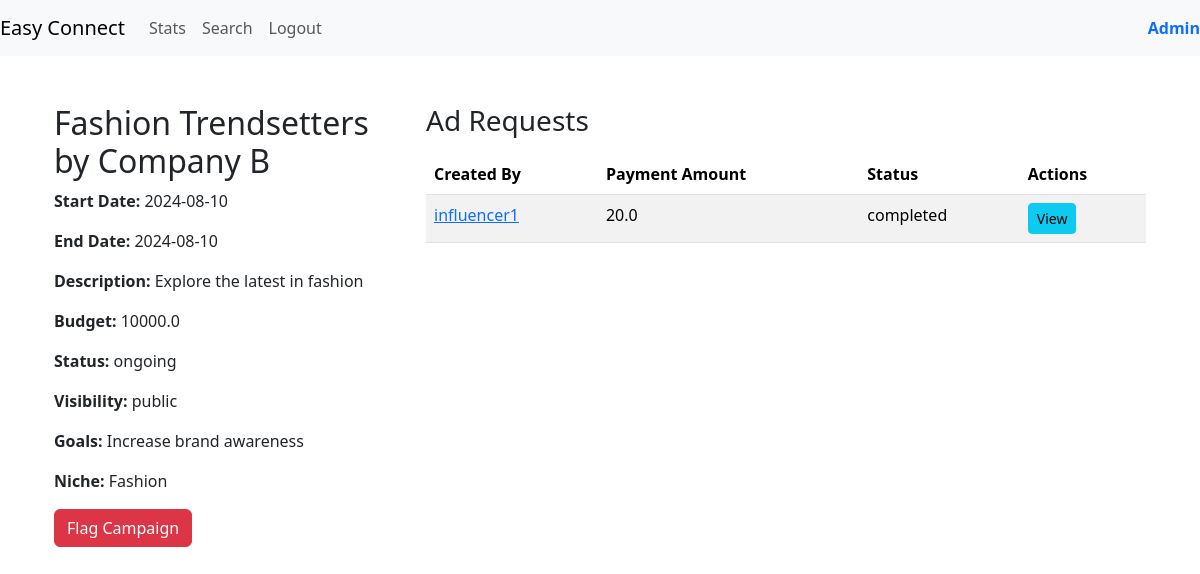
The page /campaign_details/7 (signed in) on the database as committed earlier.
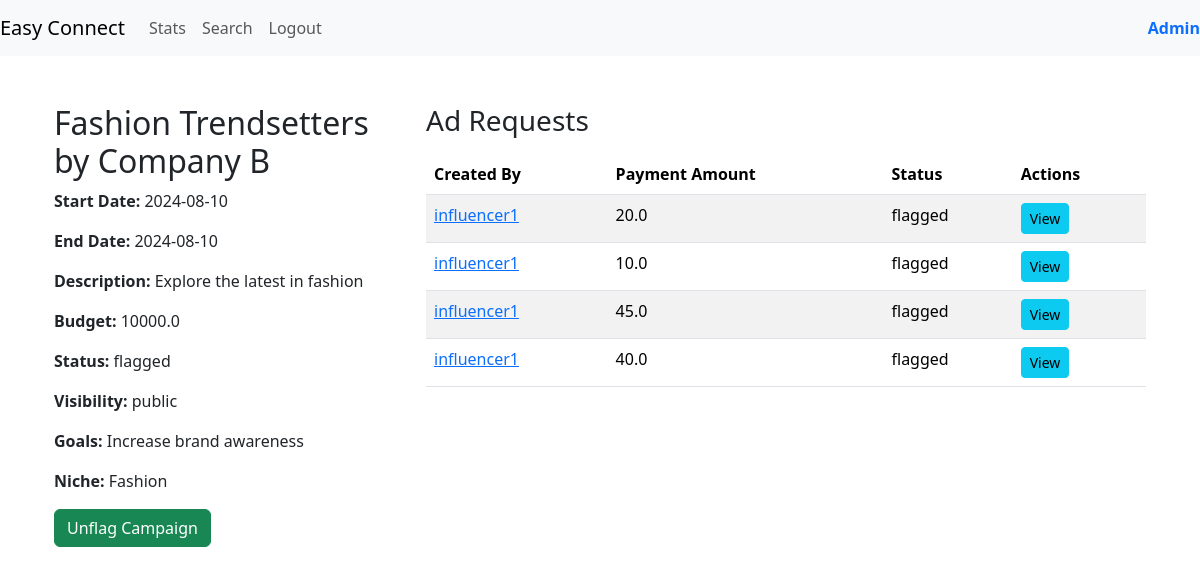
The same page on the database as committed later.
### models.py (models this page shows)
class Campaign(db.Model):
    __tablename__ = 'campaign'
    campaign_id = db.Column(db.Integer, primary_key=True, autoincrement=True)
    sponsor_id = db.Column(db.Integer, db.ForeignKey('sponsors.sponsor_id'), nullable=False)
    name = db.Column(db.String(32),unique=True, nullable=False)
    description = db.Column(db.String(128))
    start_date = db.Column(db.Date)
    end_date = db.Column(db.Date)
    budget = db.Column(db.Float(10, 2), nullable=False)
    visibility = db.Column(Enum('private', 'public', name='visibility_types'), default='public', nullable=False)
    goals = db.Column(db.String(128))
    niche = db.Column(db.String(32),nullable=False)
    campaign_status = db.Column(Enum('ongoing', 'flagged', 'deleted', 'completed' ,name='campaign_status_types'), default='ongoing', nullable=False)
    sponsor = db.relationship('Sponsor', backref=db.backref('campaigns', lazy=True))

class AdRequest(db.Model):
    __tablename__ = 'ad_request'
    ad_request_id = db.Column(db.Integer, primary_key=True, autoincrement=True)
    campaign_id = db.Column(db.Integer, db.ForeignKey('campaign.campaign_id'), nullable=False)
    created_by = db.Column(db.Integer, db.ForeignKey('user.id'), nullable=False)
    created_for = db.Column(db.Integer, db.ForeignKey('user.id'), nullable=False)
    messages = db.Column(db.String(64))
    requirements = db.Column(db.String(128))
    payment_amount = db.Column(db.Float(10, 2), nullable = False)
    status = db.Column(Enum('ongoing', 'pending', 'flagged', 'deleted', 'completed', 'rejected' ,name='ad_request_status_types'), default='pending', nullable=False)
    campaign = db.relationship('Campaign', backref=db.backref('ad_requests', lazy=True))
    creator = db.relationship('User', foreign_keys=[created_by], backref=db.backref('created_ad_requests', lazy=True))
    recipient = db.relationship('User', foreign_keys=[created_for], backref=db.backref('received_ad_requests', lazy=True))

class User(db.Model):
    __tablename__ = 'user'
    id = db.Column(db.Integer, primary_key=True, autoincrement=True)
    role_id = db.Column(db.Integer, db.ForeignKey('user_role.role_id'), nullable=False)
    username = db.Column(db.String(32), nullable=False, unique=True)
    email_id = db.Column(db.String(64),  nullable=False)
    password = db.Column(db.String(64), nullable=False)
    is_flagged = db.Column(db.Boolean ,default=False)
    role = db.relationship('UserRole', backref=db.backref('users', lazy=True))

### routes.py (the view)
@app.route('/campaign_details/<int:campaign_id>')
@auth_rep
def campaign_details(campaign_id):
    campaign = Campaign.query.get(campaign_id)
    requests = AdRequest.query.filter_by(campaign_id=campaign_id)
    return render_template('campaign_details.html', campaign=campaign,requests=requests)

### routes.py (called while the page is built)
def auth_rep(func):
    @wraps(func)
    def inner(*args,**kwargs):
        if 'user_id' in session:
            user = User.query.get(session['user_id'])
            if user.is_flagged:
                flash('Your account is flagged and cannot perform this action.', 'error')
                return redirect(url_for('login'))
            return func(*args,**kwargs)
        else:
            flash('You are not logged in,Please login to proceed','error')
            return redirect(url_for('login'))
    return inner

### templates/campaign_details.html (shortened to what this page needs)
{% extends 'layout.html' %}
{% block content %}
<div class="container">
    <div class="row">
        <div class="col-md-4">
            <h2>{{ campaign.name }}</h2>
            <p><strong>Start Date:</strong> {{ campaign.start_date }}</p>
            <p><strong>End Date:</strong> {{ campaign.end_date }}</p>
            <p><strong>Description:</strong> {{ campaign.description }}</p>
            <p><strong>Budget:</strong> {{ campaign.budget | default(0) | float | round(2) }}</p>
            <p><strong>Status:</strong> {{ campaign.campaign_status }}</p>
            <p><strong>Visibility:</strong> {{ campaign.visibility }}</p>
            <p><strong>Goals:</strong> {{ campaign.goals }}</p>
            <p><strong>Niche:</strong> {{ campaign.niche }}</p>
            {% if session.role_id == 1 %}
                {%if campaign.campaign_status != 'flagged' %}
                    <form action="{{ url_for('flag_campaign', campaign_id=campaign.campaign_id) }}" method="POST">
                        <button type="submit" class="btn btn-danger">
                             Flag Campaign
                        </button>
                    </form>
                {% elif campaign.campaign_status == 'flagged' %}
                    <form action="{{ url_for('unflag_campaign', campaign_id=campaign.campaign_id) }}" method="POST">
                        <button type="submit" class="btn btn-success">
                             Unflag Campaign
                        </button>
                    </form>
                {% endif %}
            {% endif %}
        </div>
        <div class="col-md-8">
            <div class="d-flex justify-content-between align-items-center">
                <h3>Ad Requests</h3>
            </div>
            <table class="table table-striped mt-2">
                <thead>
                    <tr>
                        <th>Created By</th>
                        <th>Payment Amount</th>
                        <th>Status</th>
                        <th>Actions</th>
                    </tr>
                </thead>
                <tbody>
                    {% for request in requests %}
                    <tr>
                        <td><a href="{{ url_for('view_profile', user_id=request.created_by) }}">{{ request.creator.username }}</a></td>
                        <td>{{ request.payment_amount | default(0) | float | round(2) }}</td>
                        <td>{{ request.status }}</td>
                        <td>
                            <a href="{{ url_for('ad_request_details', request_id=request.ad_request_id) }}" class="btn btn-info btn-sm">View</a>
                        </td>
                    </tr>
                    {% endfor %}
                </tbody>
            </table>
        </div>
    </div>
</div>
{% endblock %}

Rows that differ between the two databases and show on the page:
changed Campaign "Fashion Trendsetters by Company B": campaign_status "ongoing" → "flagged"
changed AdRequest (number 1 of 4 on the later page): status "completed" → "flagged"
added AdRequest: creator.username "influencer1", payment_amount "10.0", status "flagged"
added AdRequest: creator.username "influencer1", payment_amount "45.0", status "flagged"
added AdRequest: creator.username "influencer1", payment_amount "40.0", status "flagged"
Other text that changed with them:
text no longer shown: "Flag Campaign"
text now shown: "Unflag Campaign"
